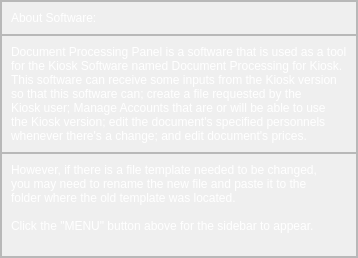
               <widget class="QWidget" name="guide">
                <layout class="QVBoxLayout" name="verticalLayout_15">
                 <property name="spacing">
                  <number>0</number>
                 </property>
                 <property name="leftMargin">
                  <number>0</number>
                 </property>
                 <property name="topMargin">
                  <number>0</number>
                 </property>
                 <property name="rightMargin">
                  <number>0</number>
                 </property>
                 <property name="bottomMargin">
                  <number>0</number>
                 </property>
                 <item>
                  <widget class="QFrame" name="frame_13">
                   <property name="frameShape">
                    <enum>QFrame::StyledPanel</enum>
                   </property>
                   <property name="frameShadow">
                    <enum>QFrame::Raised</enum>
                   </property>
                   <layout class="QVBoxLayout" name="verticalLayout_23">
                    <property name="spacing">
                     <number>0</number>
                    </property>
                    <property name="leftMargin">
                     <number>0</number>
                    </property>
                    <property name="topMargin">
                     <number>0</number>
                    </property>
                    <property name="rightMargin">
                     <number>0</number>
                    </property>
                    <property name="bottomMargin">
                     <number>0</number>
                    </property>
                    <item>
                     <widget class="QFrame" name="frame_27">
                      <property name="maximumSize">
                       <size>
                        <width>16777215</width>
                        <height>75</height>
                       </size>
                      </property>
                      <property name="frameShape">
                       <enum>QFrame::StyledPanel</enum>
                      </property>
                      <property name="frameShadow">
                       <enum>QFrame::Raised</enum>
                      </property>
                      <layout class="QVBoxLayout" name="verticalLayout_24">
                       <item>
                        <widget class="QLabel" name="label_66">
                         <property name="styleSheet">
                          <string notr="true">	color: rgb(255, 255, 255);
	font: 26pt &quot;Helvetica Neue&quot;;
	background-color: transparent;
</string>
                         </property>
                         <property name="text">
                          <string>About Software:</string>
                         </property>
                        </widget>
                       </item>
                      </layout>
                     </widget>
                    </item>
                    <item alignment="Qt::AlignTop">
                     <widget class="QFrame" name="frame_28">
                      <property name="frameShape">
                       <enum>QFrame::StyledPanel</enum>
                      </property>
                      <property name="frameShadow">
                       <enum>QFrame::Raised</enum>
                      </property>
                      <layout class="QVBoxLayout" name="verticalLayout_22">
                       <item>
                        <widget class="QLabel" name="label_67">
                         <property name="styleSheet">
                          <string notr="true">	color: rgb(255, 255, 255);
	font: 26pt &quot;Helvetica Neue&quot;;
	background-color: transparent;
</string>
                         </property>
                         <property name="text">
                          <string>Document Processing Panel is a software that is used as a tool 
for the Kiosk Software named Document Processing for Kiosk.
This software can receive some inputs from the Kiosk version
so that this software can; create a file requested by the
Kiosk user; Manage Accounts that are or will be able to use
the Kiosk version; edit the document's specified personnels
whenever there's a change; and edit document's prices.</string>
                         </property>
                        </widget>
                       </item>
                      </layout>
                     </widget>
                    </item>
                    <item>
                     <widget class="QFrame" name="frame_23">
                      <property name="frameShape">
                       <enum>QFrame::StyledPanel</enum>
                      </property>
                      <property name="frameShadow">
                       <enum>QFrame::Raised</enum>
                      </property>
                      <layout class="QVBoxLayout" name="verticalLayout_25">
                       <item alignment="Qt::AlignTop">
                        <widget class="QLabel" name="label_68">
                         <property name="styleSheet">
                          <string notr="true">	color: rgb(255, 255, 255);
	font: 26pt &quot;Helvetica Neue&quot;;
	background-color: transparent;
</string>
                         </property>
                         <property name="text">
                          <string>However, if there is a file template needed to be changed,
you may need to rename the new file and paste it to the
folder where the old template was located.

Click the &quot;MENU&quot; button above for the sidebar to appear.
</string>
                         </property>
                        </widget>
                       </item>
                      </layout>
                     </widget>
                    </item>
                   </layout>
                  </widget>
                 </item>
                </layout>
               </widget>
